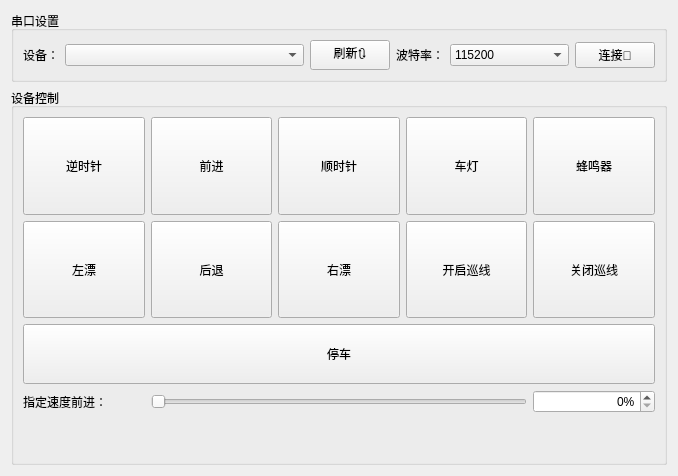
<?xml version="1.0" encoding="UTF-8"?>
<ui version="4.0">
 <class>UpperCarWidget</class>
 <widget class="QWidget" name="UpperCarWidget">
  <property name="geometry">
   <rect>
    <x>0</x>
    <y>0</y>
    <width>678</width>
    <height>476</height>
   </rect>
  </property>
  <property name="windowTitle">
   <string>Form</string>
  </property>
  <layout class="QVBoxLayout" name="verticalLayout" stretch="0,1">
   <item>
    <widget class="QGroupBox" name="groupBox">
     <property name="title">
      <string>串口设置</string>
     </property>
     <layout class="QHBoxLayout" name="horizontalLayout" stretch="0,2,0,0,1,0">
      <item>
       <widget class="QLabel" name="label">
        <property name="text">
         <string>设备：</string>
        </property>
       </widget>
      </item>
      <item>
       <widget class="QComboBox" name="cb_devices">
        <property name="minimumSize">
         <size>
          <width>220</width>
          <height>0</height>
         </size>
        </property>
       </widget>
      </item>
      <item>
       <widget class="QPushButton" name="btn_refresh">
        <property name="text">
         <string>刷新🔃</string>
        </property>
       </widget>
      </item>
      <item>
       <widget class="QLabel" name="label_2">
        <property name="text">
         <string>波特率：</string>
        </property>
       </widget>
      </item>
      <item>
       <widget class="QComboBox" name="cb_baudrate">
        <property name="currentIndex">
         <number>4</number>
        </property>
        <item>
         <property name="text">
          <string>9600</string>
         </property>
        </item>
        <item>
         <property name="text">
          <string>19200</string>
         </property>
        </item>
        <item>
         <property name="text">
          <string>38400</string>
         </property>
        </item>
        <item>
         <property name="text">
          <string>57600</string>
         </property>
        </item>
        <item>
         <property name="text">
          <string>115200</string>
         </property>
        </item>
       </widget>
      </item>
      <item>
       <widget class="QPushButton" name="btn_connect">
        <property name="text">
         <string>连接🔗</string>
        </property>
       </widget>
      </item>
     </layout>
    </widget>
   </item>
   <item>
    <widget class="QGroupBox" name="groupBox_2">
     <property name="title">
      <string>设备控制</string>
     </property>
     <layout class="QVBoxLayout" name="verticalLayout_2" stretch="1,0">
      <item>
       <layout class="QGridLayout" name="gridLayout">
        <item row="0" column="0">
         <widget class="QPushButton" name="btn_turn_left">
          <property name="sizePolicy">
           <sizepolicy hsizetype="Minimum" vsizetype="Expanding">
            <horstretch>0</horstretch>
            <verstretch>0</verstretch>
           </sizepolicy>
          </property>
          <property name="text">
           <string>逆时针</string>
          </property>
         </widget>
        </item>
        <item row="3" column="1" colspan="3">
         <widget class="QSlider" name="slider_forward_speed">
          <property name="maximum">
           <number>100</number>
          </property>
          <property name="orientation">
           <enum>Qt::Horizontal</enum>
          </property>
         </widget>
        </item>
        <item row="0" column="1">
         <widget class="QPushButton" name="btn_forward">
          <property name="sizePolicy">
           <sizepolicy hsizetype="Minimum" vsizetype="Expanding">
            <horstretch>0</horstretch>
            <verstretch>0</verstretch>
           </sizepolicy>
          </property>
          <property name="text">
           <string>前进</string>
          </property>
         </widget>
        </item>
        <item row="1" column="0">
         <widget class="QPushButton" name="btn_move_left">
          <property name="sizePolicy">
           <sizepolicy hsizetype="Minimum" vsizetype="Expanding">
            <horstretch>0</horstretch>
            <verstretch>0</verstretch>
           </sizepolicy>
          </property>
          <property name="text">
           <string>左漂</string>
          </property>
         </widget>
        </item>
        <item row="3" column="0">
         <widget class="QLabel" name="label_3">
          <property name="text">
           <string>指定速度前进：</string>
          </property>
         </widget>
        </item>
        <item row="1" column="1">
         <widget class="QPushButton" name="btn_backward">
          <property name="sizePolicy">
           <sizepolicy hsizetype="Minimum" vsizetype="Expanding">
            <horstretch>0</horstretch>
            <verstretch>0</verstretch>
           </sizepolicy>
          </property>
          <property name="text">
           <string>后退</string>
          </property>
         </widget>
        </item>
        <item row="0" column="2">
         <widget class="QPushButton" name="btn_turn_right">
          <property name="sizePolicy">
           <sizepolicy hsizetype="Minimum" vsizetype="Expanding">
            <horstretch>0</horstretch>
            <verstretch>0</verstretch>
           </sizepolicy>
          </property>
          <property name="text">
           <string>顺时针</string>
          </property>
         </widget>
        </item>
        <item row="1" column="3">
         <widget class="QPushButton" name="pushButton_6">
          <property name="sizePolicy">
           <sizepolicy hsizetype="Minimum" vsizetype="Expanding">
            <horstretch>0</horstretch>
            <verstretch>0</verstretch>
           </sizepolicy>
          </property>
          <property name="text">
           <string>开启巡线</string>
          </property>
         </widget>
        </item>
        <item row="0" column="3">
         <widget class="QPushButton" name="btn_light">
          <property name="sizePolicy">
           <sizepolicy hsizetype="Minimum" vsizetype="Expanding">
            <horstretch>0</horstretch>
            <verstretch>0</verstretch>
           </sizepolicy>
          </property>
          <property name="text">
           <string>车灯</string>
          </property>
         </widget>
        </item>
        <item row="1" column="4">
         <widget class="QPushButton" name="pushButton_9">
          <property name="sizePolicy">
           <sizepolicy hsizetype="Minimum" vsizetype="Expanding">
            <horstretch>0</horstretch>
            <verstretch>0</verstretch>
           </sizepolicy>
          </property>
          <property name="text">
           <string>关闭巡线</string>
          </property>
         </widget>
        </item>
        <item row="1" column="2">
         <widget class="QPushButton" name="btn_move_right">
          <property name="sizePolicy">
           <sizepolicy hsizetype="Minimum" vsizetype="Expanding">
            <horstretch>0</horstretch>
            <verstretch>0</verstretch>
           </sizepolicy>
          </property>
          <property name="text">
           <string>右漂</string>
          </property>
         </widget>
        </item>
        <item row="0" column="4">
         <widget class="QPushButton" name="btn_buzzer">
          <property name="sizePolicy">
           <sizepolicy hsizetype="Minimum" vsizetype="Expanding">
            <horstretch>0</horstretch>
            <verstretch>0</verstretch>
           </sizepolicy>
          </property>
          <property name="text">
           <string>蜂鸣器</string>
          </property>
         </widget>
        </item>
        <item row="3" column="4">
         <widget class="QSpinBox" name="spinBox">
          <property name="alignment">
           <set>Qt::AlignRight|Qt::AlignTrailing|Qt::AlignVCenter</set>
          </property>
          <property name="suffix">
           <string>%</string>
          </property>
          <property name="maximum">
           <number>100</number>
          </property>
         </widget>
        </item>
        <item row="2" column="0" colspan="5">
         <widget class="QPushButton" name="btn_stop">
          <property name="minimumSize">
           <size>
            <width>0</width>
            <height>60</height>
           </size>
          </property>
          <property name="text">
           <string>停车</string>
          </property>
         </widget>
        </item>
       </layout>
      </item>
      <item>
       <spacer name="verticalSpacer">
        <property name="orientation">
         <enum>Qt::Vertical</enum>
        </property>
        <property name="sizeHint" stdset="0">
         <size>
          <width>20</width>
          <height>40</height>
         </size>
        </property>
       </spacer>
      </item>
     </layout>
    </widget>
   </item>
  </layout>
 </widget>
 <resources/>
 <connections>
  <connection>
   <sender>slider_forward_speed</sender>
   <signal>valueChanged(int)</signal>
   <receiver>spinBox</receiver>
   <slot>setValue(int)</slot>
   <hints>
    <hint type="sourcelabel">
     <x>528</x>
     <y>409</y>
    </hint>
    <hint type="destinationlabel">
     <x>657</x>
     <y>408</y>
    </hint>
   </hints>
  </connection>
  <connection>
   <sender>spinBox</sender>
   <signal>valueChanged(int)</signal>
   <receiver>slider_forward_speed</receiver>
   <slot>setValue(int)</slot>
   <hints>
    <hint type="sourcelabel">
     <x>657</x>
     <y>408</y>
    </hint>
    <hint type="destinationlabel">
     <x>528</x>
     <y>409</y>
    </hint>
   </hints>
  </connection>
 </connections>
</ui>
